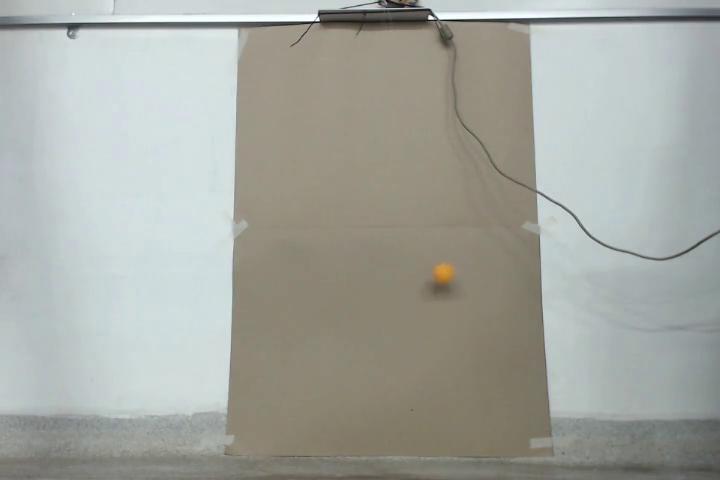
#> input picture frame 86 of TelaQT/livre.avi, 720 x 480 px, given in place of livre.mov, which was not available
$ python teste.py
#> lines starting #> are read from the running program, lines starting #| are printed output that depends on the picture; after the words box and inside, x2 and y2 are one past the last pixel; in counts of white or black regions, pixels touching at a corner belong together; pictures that were not available may be replaced by others from this repository, and a replacement may not be noted
# -*- coding: latin-1 -*-
import cv2
import numpy as np
import time
import matplotlib.pyplot as plt

arquivo = 'livre.mov'

# Valores iniciais para os parâmetros a serem testados (detector de objetos redondos)
blur = 5        # variável de cv2.medianBlur - número de pontos ao redor po pixel a ser "turvado"
dp   = 1        #
mind = 200      # Distância mínima entre um objeto detectado e um outro possível objeto
pr1  = 25       #
pr2  = 25       #
rmin = 5        # Raio minimo para ser considerado um objeto circular (em pixels)
rmax = 20       # Raio máximo para ser considerado um objeto circular (em pixels)

cv2.namedWindow("preview", 1)
capture = cv2.VideoCapture(arquivo)

t0        = time.time()
ct = 1
pos_theta    = np.zeros(1000)
pos_theta[0] = 300
pos_theta[1] = 300
tempo        = np.zeros(1000)
tempo[0]     = 0
tempo[1]     = 0.001

for i in range(2,1000):
    tempo[i] = np.nan
    pos_theta[i] = np.nan

plt.ion()
fig = plt.figure()
axes = fig.add_subplot(111)
line, = plt.plot(tempo, pos_theta)

while True:
    _, frame = capture.read()
#> frame is the input picture: shape (480, 720, 3); mean B, G, R 160.2, 166.8, 164.1
    if frame is not None:
        try:
            frame = cv2.flip(frame,1,frame)
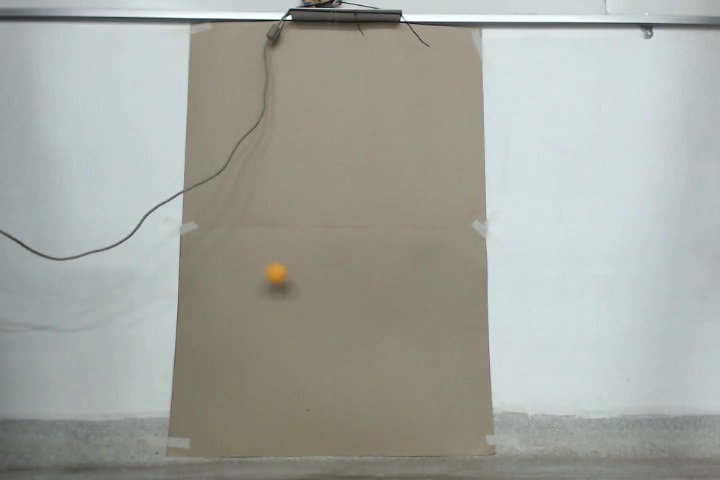
#> frame: shape (480, 720, 3); mean B, G, R 160.2, 166.8, 164.1
            frame2 = cv2.blur(frame,(9,9))                      # blur na imagem para retirar erros
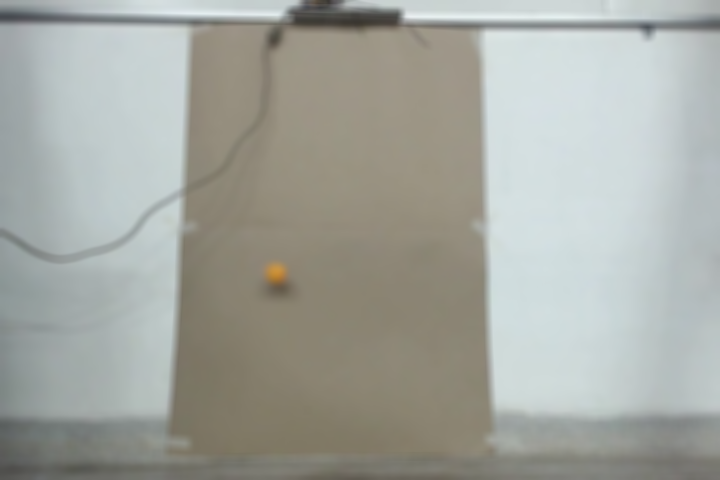
#> frame2: shape (480, 720, 3); mean B, G, R 160.2, 166.8, 164.1
            hsv = cv2.cvtColor(frame2,cv2.COLOR_BGR2HSV)        # converte os valors da imagem de rgb para hsv
#> hsv: shape (480, 720, 3); mean H, S, V 59.8, 24.4, 169.9
            thresh = cv2.inRange(hsv,np.array((0, 100, 100)), np.array((30, 255, 255)))   # procura valores na imagem no range especificado (min e max)
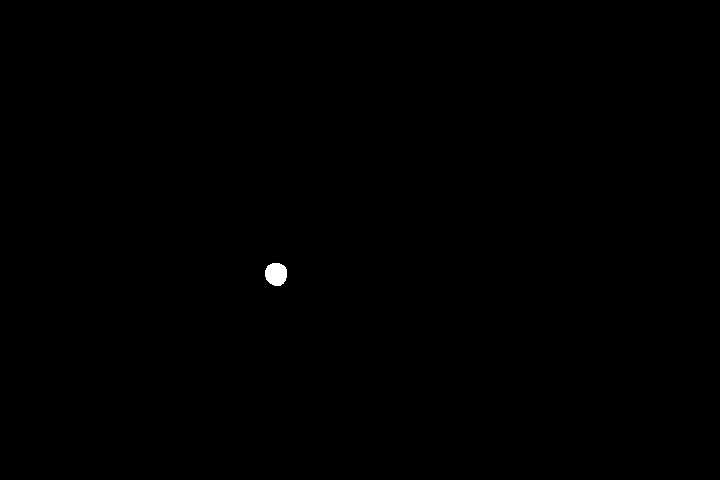
#> thresh: shape (480, 720); 0.12% white; 1 white region, box (x1, y1, x2, y2) and area: (265, 263, 287, 286) 411
            thresh = cv2.blur(thresh,(9,9))                     # blur na imagem com a cor filtrada
            cir = cv2.HoughCircles(thresh,cv2.HOUGH_GRADIENT,dp,mind,param1=pr1,param2=pr2,minRadius=rmin,maxRadius=rmax)  # encontra os objetos  circulares
#> cir = [[275.5, 273.5, 9.6]]
            if cir is not None:                                 # Se encontrou um círculo
                for i in cir:
                    for j in i:
                        if j[0] > 0:
                            cv2.circle(frame,(j[0],j[1]), j[2], (255,0,0),5)
                            print(f'x={j[0]} \t y={j[1]}')
                            ct += 1
                            tempo[ct]     = time.time() - t0
                            pos_theta[ct] = j[0]
                            line.set_ydata(pos_theta)
                            line.set_xdata(tempo)
                            axes.relim()
                            axes.autoscale_view(True,True,True)
                            plt.draw()
#> this loop made 1 pass
#| x=275.5 	 y=273.5
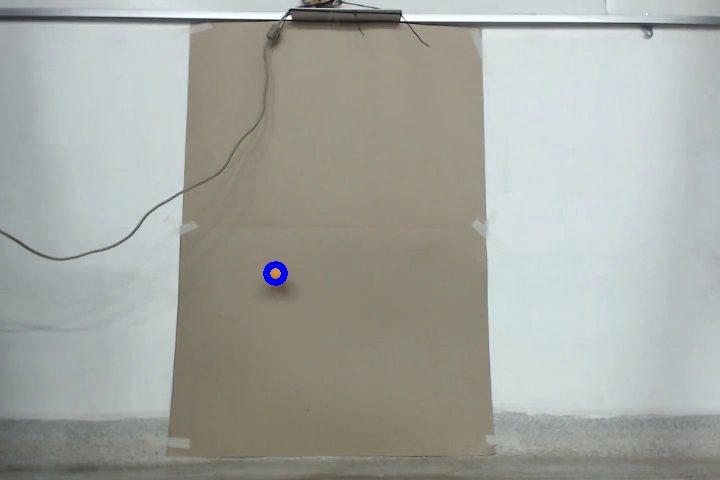
#> frame: shape (480, 720, 3); 0.11% of pixels changed, all inside (x1, y1, x2, y2) = (263, 261, 288, 286)
#> after the loop, ct = 2
            cv2.imshow("preview", frame)
        except:
            pass

    if cv2.waitKey(1) & 0xFF == ord('q'):       # fecha o programa quando a tecla q é pressionada
#> (key q is pressed here)
        capture.release()
        cv2.destroyAllWindows()
        break

plt.close()
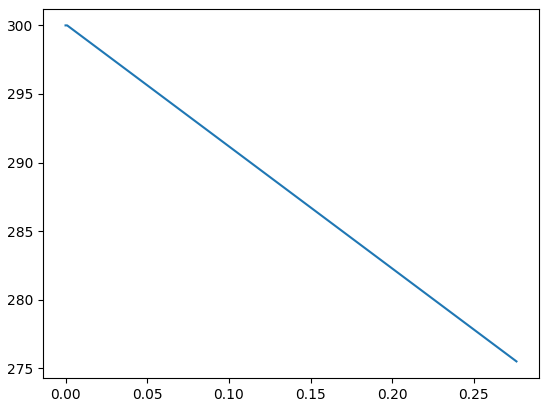
#> figure drawn by matplotlib, 1 panel

$ run again, starting later in the video
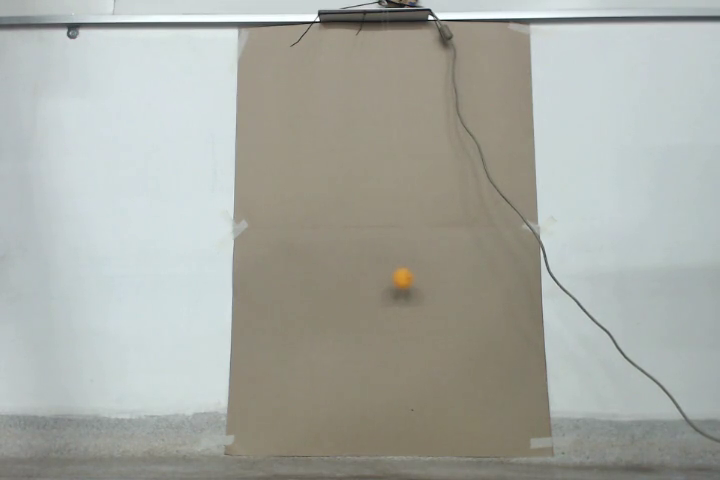
#> input picture frame 387 of TelaQT/livre.avi, 720 x 480 px, given in place of livre.mov, which was not available
#> frame is the input picture: shape (480, 720, 3); mean B, G, R 163.8, 170.4, 167.8
#> hsv: shape (480, 720, 3); mean H, S, V 59.5, 24.2, 173.5
#> cir = [[316.5, 278.5, 10.3]]
#> the loop `for i in cir:` made 1 pass
#> (printed output is left out)
#> after the loop `for i in cir:`:
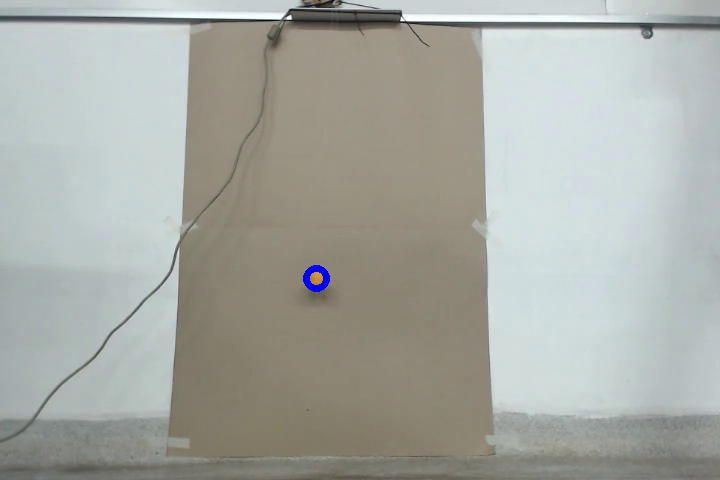
#> frame: shape (480, 720, 3); mean B, G, R 164.1, 170.2, 167.6
#> after the loop `for i in cir:`: ct = 2
#> `plt.close()`:
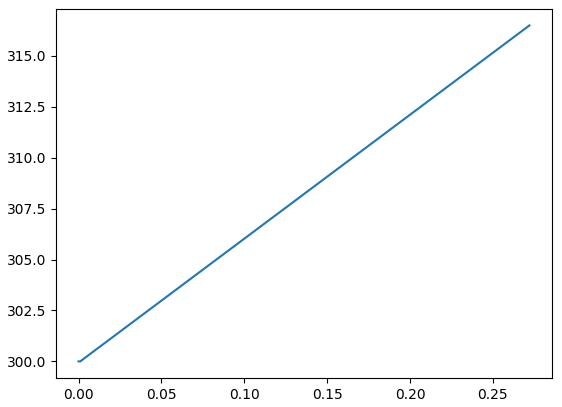
#> figure drawn by matplotlib, 1 panel

$ run again, starting later in the video
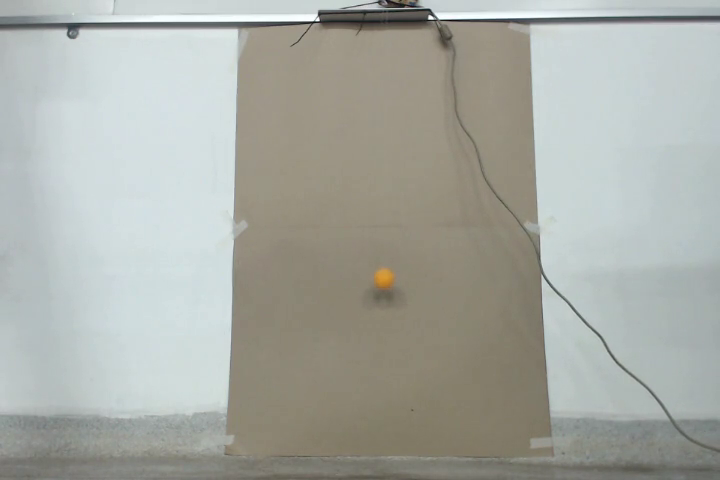
#> input picture frame 688 of TelaQT/livre.avi, 720 x 480 px, given in place of livre.mov, which was not available
#> frame is the input picture: shape (480, 720, 3); mean B, G, R 164, 170.7, 168
#> hsv: shape (480, 720, 3); mean H, S, V 59.4, 24.2, 173.8
#> cir = [[335.5, 278.5, 9.6]]
#> the loop `for i in cir:` made 1 pass
#> (printed output is left out)
#> after the loop `for i in cir:`:
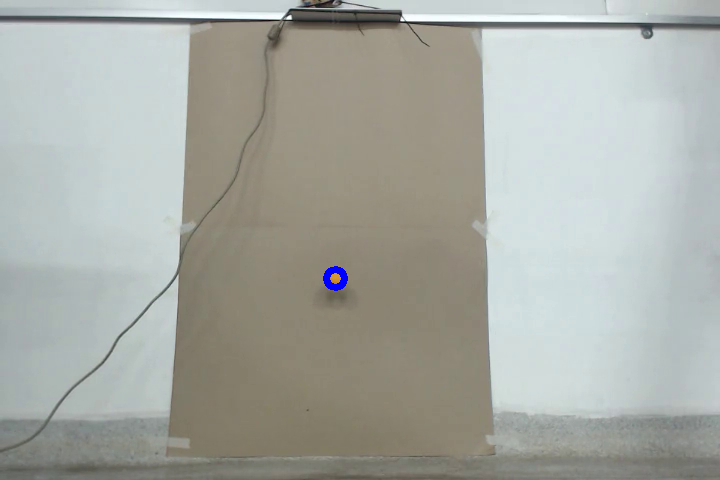
#> frame: shape (480, 720, 3); mean B, G, R 164.2, 170.6, 167.8
#> after the loop `for i in cir:`: ct = 2
#> `plt.close()`:
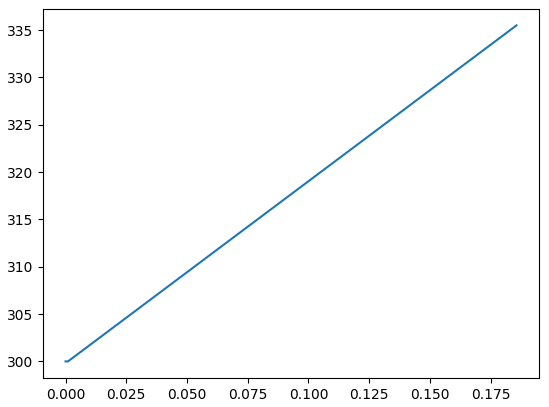
#> figure drawn by matplotlib, 1 panel
